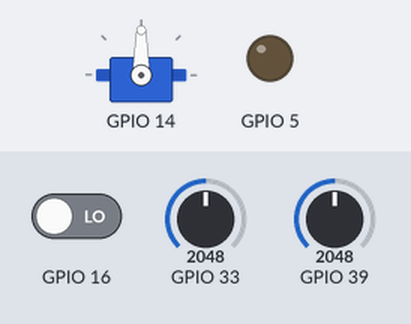
A program run on a simulated ESP32. Shown: servo, output pins drawn as LEDs (lit = HIGH). Inputs (shaded band) come from the test bench; at power-on: GPIO 39 = 2048, GPIO 16 LOW, GPIO 33 = 2048. WiFi joins after 1.5 s; servers stay silent unless stated; no MQTT or app messages arrive unless stated; what the program prints to the serial monitor is not drawn.

Above: at 0.0 s.
2.8 s: GPIO 39 set to 1460
6.2 s: GPIO 16 driven HIGH
At 9.1 s:
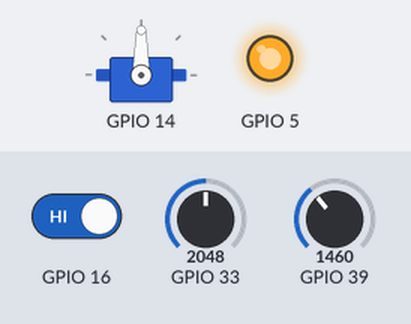
9.4 s: GPIO 39 set to 1535
At 10.9 s:
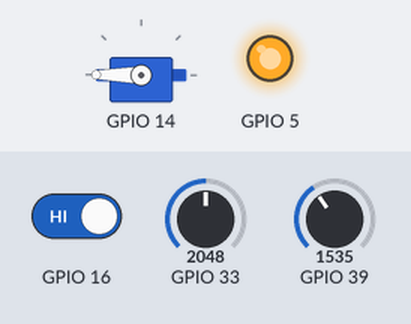
12.6 s: GPIO 39 set to 1228
At 13.8 s:
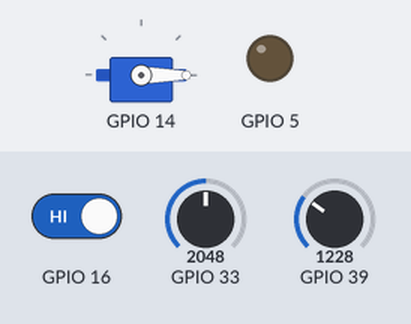
15.9 s: GPIO 39 set to 1540
At 18.8 s:
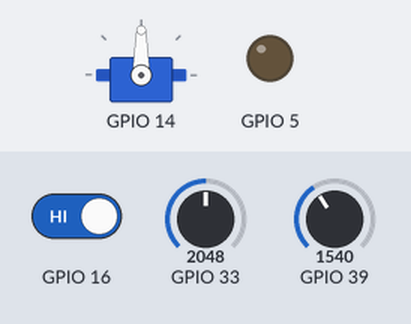
Timing chart, 0 to 20.1 s (numbered marks = the images above; inputs shaded):
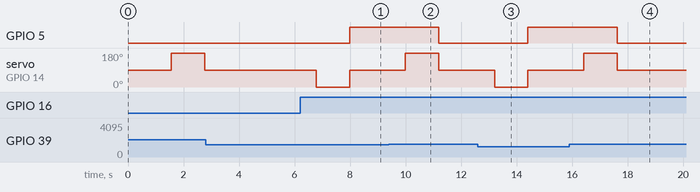

The program:

main.cpp
```cpp
#include <Arduino.h>
#include <WiFi.h>
#include <WiFiClientSecure.h>
#include <PubSubClient.h>
#include <ESP32Servo.h>

const char* ssid = "TOTOLINK_N350RT tầng 2";
const char* password = "11111111";


const char* mqtt_server = "30b0d1b821d348d4bddd7d27004d7548.s1.eu.hivemq.cloud";
const int mqtt_port = 8883;

// Tài khoản MQTT (tạo trong Access Management)
const char* mqtt_user = "truongle";
const char* mqtt_pass = "Truong18012004";

WiFiClientSecure espClient;
PubSubClient client(espClient);

// CA certificate lấy từ HiveMQ Cloud
static const char ca_cert[] PROGMEM = R"EOF(
-----BEGIN CERTIFICATE-----
MIIFazCCA1OgAwIBAgIRAIIQz7DSQONZRGPgu2OCiwAwDQYJKoZIhvcNAQELBQAw
TzELMAkGA1UEBhMCVVMxKTAnBgNVBAoTIEludGVybmV0IFNlY3VyaXR5IFJlc2Vh
cmNoIEdyb3VwMRUwEwYDVQQDEwxJU1JHIFJvb3QgWDEwHhcNMTUwNjA0MTEwNDM4
WhcNMzUwNjA0MTEwNDM4WjBPMQswCQYDVQQGEwJVUzEpMCcGA1UEChMgSW50ZXJu
ZXQgU2VjdXJpdHkgUmVzZWFyY2ggR3JvdXAxFTATBgNVBAMTDElTUkcgUm9vdCBY
MTCCAiIwDQYJKoZIhvcNAQEBBQADggIPADCCAgoCggIBAK3oJHP0FDfzm54rVygc
h77ct984kIxuPOZXoHj3dcKi/vVqbvYATyjb3miGbESTtrFj/RQSa78f0uoxmyF+
0TM8ukj13Xnfs7j/EvEhmkvBioZxaUpmZmyPfjxwv60pIgbz5MDmgK7iS4+3mX6U
A5/TR5d8mUgjU+g4rk8Kb4Mu0UlXjIB0ttov0DiNewNwIRt18jA8+o+u3dpjq+sW
T8KOEUt+zwvo/7V3LvSye0rgTBIlDHCNAymg4VMk7BPZ7hm/ELNKjD+Jo2FR3qyH
B5T0Y3HsLuJvW5iB4YlcNHlsdu87kGJ55tukmi8mxdAQ4Q7e2RCOFvu396j3x+UC
B5iPNgiV5+I3lg02dZ77DnKxHZu8A/lJBdiB3QW0KtZB6awBdpUKD9jf1b0SHzUv
KBds0pjBqAlkd25HN7rOrFleaJ1/ctaJxQZBKT5ZPt0m9STJEadao0xAH0ahmbWn
OlFuhjuefXKnEgV4We0+UXgVCwOPjdAvBbI+e0ocS3MFEvzG6uBQE3xDk3SzynTn
jh8BCNAw1FtxNrQHusEwMFxIt4I7mKZ9YIqioymCzLq9gwQbooMDQaHWBfEbwrbw
qHyGO0aoSCqI3Haadr8faqU9GY/rOPNk3sgrDQoo//fb4hVC1CLQJ13hef4Y53CI
rU7m2Ys6xt0nUW7/vGT1M0NPAgMBAAGjQjBAMA4GA1UdDwEB/wQEAwIBBjAPBgNV
HRMBAf8EBTADAQH/MB0GA1UdDgQWBBR5tFnme7bl5AFzgAiIyBpY9umbbjANBgkq
hkiG9w0BAQsFAAOCAgEAVR9YqbyyqFDQDLHYGmkgJykIrGF1XIpu+ILlaS/V9lZL
ubhzEFnTIZd+50xx+7LSYK05qAvqFyFWhfFQDlnrzuBZ6brJFe+GnY+EgPbk6ZGQ
3BebYhtF8GaV0nxvwuo77x/Py9auJ/GpsMiu/X1+mvoiBOv/2X/qkSsisRcOj/KK
NFtY2PwByVS5uCbMiogziUwthDyC3+6WVwW6LLv3xLfHTjuCvjHIInNzktHCgKQ5
ORAzI4JMPJ+GslWYHb4phowim57iaztXOoJwTdwJx4nLCgdNbOhdjsnvzqvHu7Ur
TkXWStAmzOVyyghqpZXjFaH3pO3JLF+l+/+sKAIuvtd7u+Nxe5AW0wdeRlN8NwdC
jNPElpzVmbUq4JUagEiuTDkHzsxHpFKVK7q4+63SM1N95R1NbdWhscdCb+ZAJzVc
oyi3B43njTOQ5yOf+1CceWxG1bQVs5ZufpsMljq4Ui0/1lvh+wjChP4kqKOJ2qxq
4RgqsahDYVvTH9w7jXbyLeiNdd8XM2w9U/t7y0Ff/9yi0GE44Za4rF2LN9d11TPA
mRGunUHBcnWEvgJBQl9nJEiU0Zsnvgc/ubhPgXRR4Xq37Z0j4r7g1SgEEzwxA57d
emyPxgcYxn/eR44/KJ4EBs+lVDR3veyJm+kXQ99b21/+jh5Xos1AnX5iItreGCc=
-----END CERTIFICATE-----
)EOF";

Servo servo;
// Khai báo chân
//const int rainPin = D2;     // switch mô phỏng mưa
//const int ldrPin  = 4;     // chân A0 (ADC1_CH0)
//const int ledPin  = 25;    // LED báo hiệu
//const int servoPin = 14;   // servo PWM

// Ngưỡng ánh sáng (tuỳ chỉnh theo môi trường)
const int LIGHT_THRESHOLD = 1500; // giá trị LDR lớn = nắng gắt
bool curtainClosed = false;   // false = đang mở, true = đang đóng
String curtainStatus = "OPEN";   // mặc định lúc khởi động

// ====================== WiFi ======================
void setup_wifi() {
  delay(10);
  Serial.println("Kết nối WiFi...");
  WiFi.begin(ssid, password);

  while (WiFi.status() != WL_CONNECTED) {
    delay(500);
    Serial.print(".");
  }
  Serial.println("\nWiFi connected!");
}

// ====================== MQTT ======================
void reconnect() {
  while (!client.connected()) {
    Serial.print("Connecting to MQTT... ");
    if (client.connect("ESP32Client", mqtt_user, mqtt_pass)) {
      Serial.println("connected!");
      //client.publish("test/topic", "HELLO from ESP32!");
    } else {
      Serial.print("failed, rc=");
      Serial.println(client.state());
      delay(2000);
    }
  }
}

void servoStop() {
  servo.write(90);  // STOP đối với servo 360°
}

void closeCurtain() {
  //Serial.println("→ CLOSE: quay servo 1.2s");
  servo.write(180);       // quay chiều đóng
  delay(1200);            // thời gian bạn tự chỉnh
  servoStop();            // dừng
  curtainClosed = true;
  Serial.println("→ ACTION: CLOSE CURTAIN");
}

void openCurtain() {
  //Serial.println("→ OPEN: quay servo 1.2s");
  servo.write(0);         // quay chiều mở
  delay(1200);            // chỉnh phù hợp chiều dài rèm
  servoStop();
  curtainClosed = false;
  Serial.println("→ ACTION: OPEN CURTAIN");
}

void setup() {
  Serial.begin(115200);

  // Chân vào
  pinMode(rainPin, INPUT);
  pinMode(ldrPin, INPUT);

  // LED
  pinMode(ledPin, OUTPUT);

  // Servo
  servo.attach(servoPin);
  servo.write(90);     // dừng servo lúc khởi động
  //curtainClosed = false;
  setup_wifi();

  // Load CA cert
  espClient.setCACert(ca_cert);

  client.setServer(mqtt_server, mqtt_port);
}

void loop() {
  if (!client.connected()) {
    reconnect();
  }
  client.loop();

  int rainState = digitalRead(rainPin);   // LOW = mưa, HIGH = không mưa
  int ldrValue = analogRead(ldrPin);      // giá trị ánh sáng
  int analogRainValue = analogRead(analogRain); // đọc giá trị cảm biến mưa analog

  bool isRaining = (rainState == LOW);
  String rainStatus = isRaining ? "Yes" : "No";
  bool isSunStrong = (ldrValue > LIGHT_THRESHOLD);

  Serial.println("-----------------------");
  //Serial.print("Rain value: ");
  //Serial.println(analogRainValue);
  Serial.print("RAINING? : ");
  Serial.println(rainStatus);
  Serial.print("CdS: ");
  Serial.print(ldrValue);
  Serial.print(" | Sun strong? : ");
  Serial.println(isSunStrong ? "Yes" : "No");
  //Serial.println("-----------------------");

  bool needClose = (isRaining || isSunStrong);

  // === Điều kiện đóng rèm ===
  if (needClose && !curtainClosed) {
    closeCurtain();
    digitalWrite(ledPin, LOW); // LED ON
    curtainStatus = "CLOSE";
    //Serial.println("→ ACTION: CLOSE CURTAIN");
  }
  // === Điều kiện mở rèm ===
  if (!needClose && curtainClosed) {
    openCurtain();
    digitalWrite(ledPin, HIGH); // LED OFF
    //Serial.println("→ ACTION: OPEN CURTAIN");
    curtainStatus = "OPEN";
  }
  client.publish("home/rain",  rainStatus.c_str());
  client.publish("home/light", String(ldrValue).c_str());
  client.publish("home/curtain", curtainStatus.c_str());
  client.publish("home/rainAnalog", String(analogRainValue).c_str());

  Serial.printf("Rain: %s | Light: %d | Curtain: %s | RainAnalog: %d\n", rainStatus.c_str(), ldrValue, curtainStatus.c_str(), analogRainValue);

  delay(1000);
}
```

Measured:
- the behaviour switches between 1500 and 1501 on GPIO 39 (found by bisection; images 1 and 2)
- after the input at 2.8 s, every drawn part: stays the same
- after the input at 6.2 s, GPIO 5: LOW → HIGH after 1.8 s; servo on GPIO 14: 90° → 0° after 0.59 s, → 90° 1.2 s later
- after the input at 9.4 s, GPIO 5: HIGH → LOW after 1.8 s; servo on GPIO 14: 90° → 180° after 0.60 s, → 90° 1.2 s later
- after the input at 12.6 s, GPIO 5: LOW → HIGH after 1.8 s; servo on GPIO 14: 90° → 0° after 0.61 s, → 90° 1.2 s later
- after the input at 15.9 s, GPIO 5: HIGH → LOW after 1.7 s; servo on GPIO 14: 90° → 180° after 0.51 s, → 90° 1.2 s later
